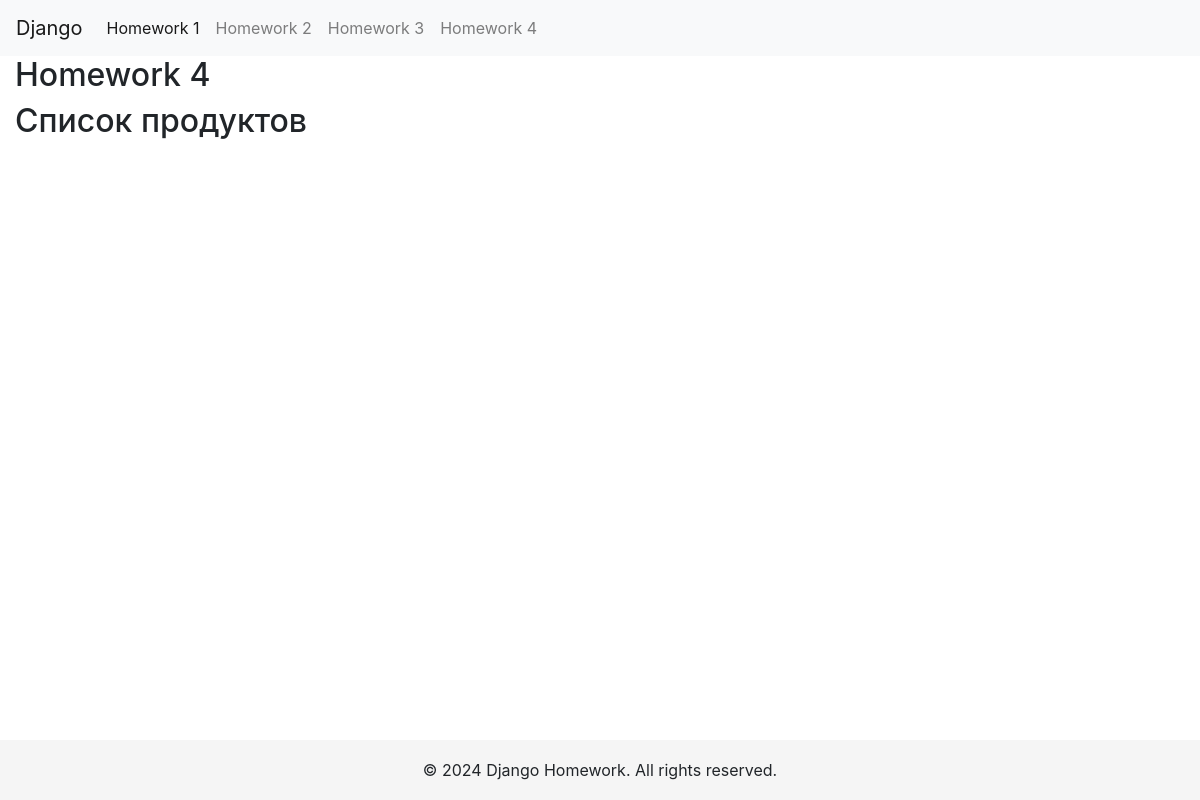
Before: /hw4/products/ with the older database file.
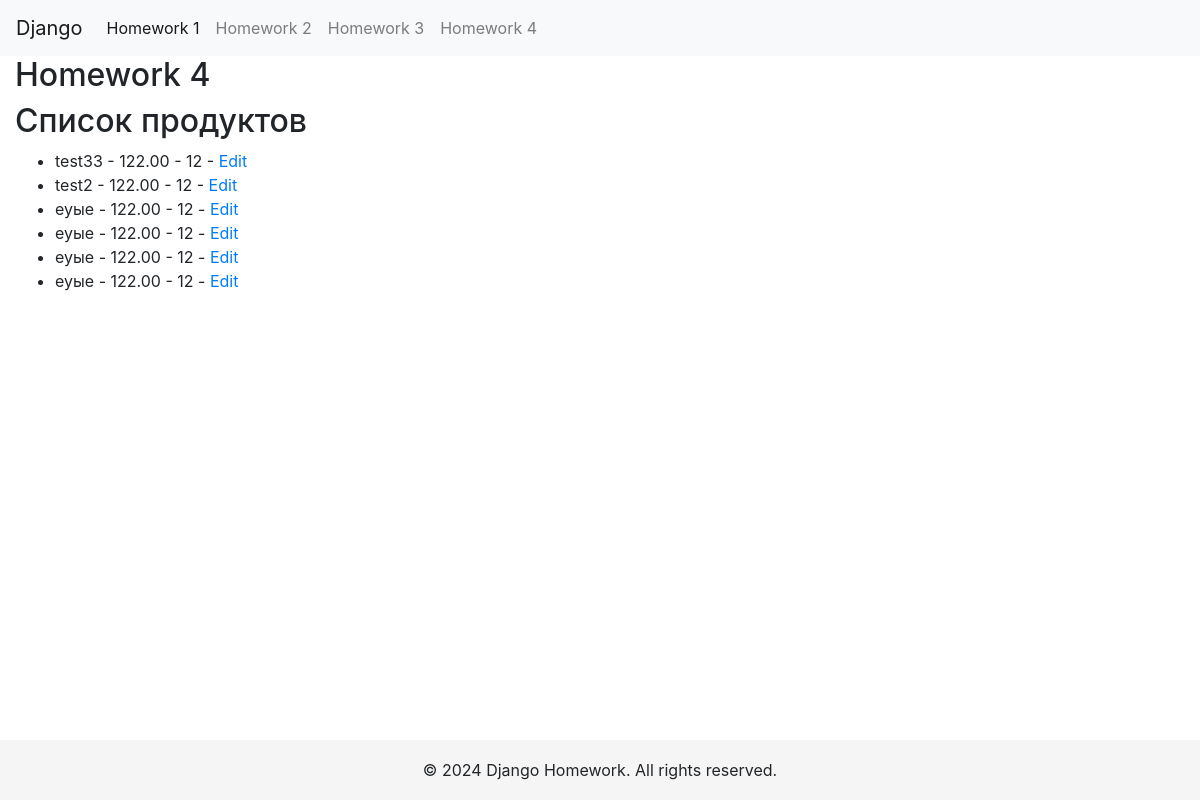
After: the same page with the newer database file.
### hw4_app/models.py (models this page shows, shortened)
class Product(models.Model):
    name = models.CharField(max_length=255, verbose_name="Название")
    description = models.TextField(verbose_name="Описание")
    price = models.DecimalField(max_digits=10, decimal_places=2, verbose_name="Цена")
    quantity = models.IntegerField(verbose_name="Количество")
    date_added = models.DateTimeField(default=timezone.now, verbose_name="Дата добавления")
    image = models.ImageField(upload_to='products/', verbose_name="Изображение", null=True, blank=True)

### hw4_app/views.py (the view)
# urls.py: path('products/', product_list, name='product_list'),
def product_list(request):
    products = Product.objects.all()
    return render(request, 'hw4_app/product_list.html', {'products': products})

### hw4_app/templates/hw4_app/product_list.html (shortened to what this page needs)
{% extends 'base.html' %}
{% block content %}
<h2>Homework 4</h2>
<h2>Список продуктов</h2>
<ul>
    {% for product in products %}
    <li>{{ product.name }} - {{ product.price }} - {{ product.quantity }} - <a href="{% url 'edit_product' product.id %}">Edit</a></li>
    {% endfor %}
</ul>
{% endblock %}

Changed rows visible on the page:
added Product: name "test33", price "122.00", quantity "12"
added Product: name "test2", price "122.00", quantity "12"
added Product: name "еуые", price "122.00", quantity "12"
added Product: name "еуые", price "122.00", quantity "12"
added Product: name "еуые", price "122.00", quantity "12"
added Product: name "еуые", price "122.00", quantity "12"
